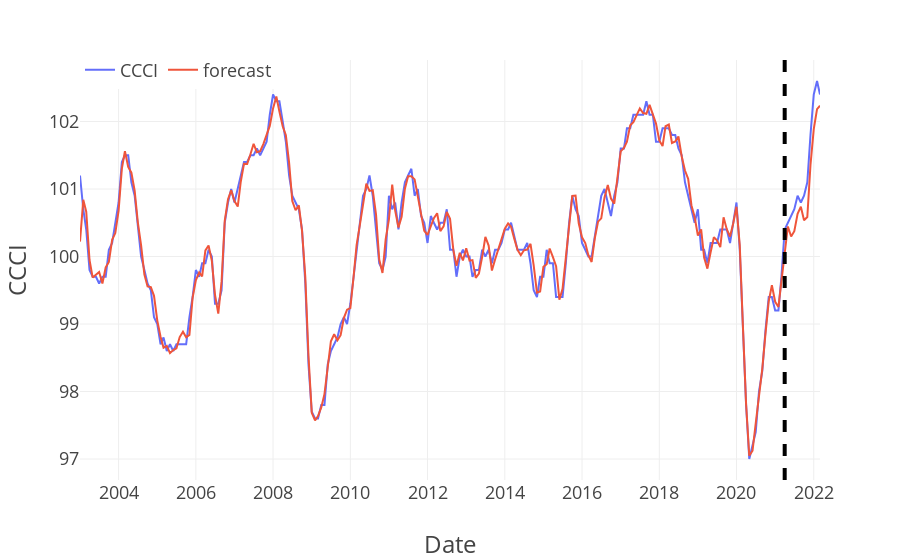

Notebook cell for this chart:
### Markdown cell above
## Plot

### Code cell
fig = px.line(df_out, labels=dict(Date="Date", value=target))
fig.add_vline(x=test_start, line_width=4, line_dash="dash")
fig.update_layout(
    template=plot_template, legend=dict(orientation='h', y=1.02, title_text="")
)
fig.show()

### Figure 1 — Plotly figure (JSON) as saved in the notebook; plotly's stock layout.template omitted (floating-point values rounded to 4 significant figures; data arrays with more than 128 entries replaced by an {"elided": "..."} marker saying what was removed)
{"data": [{"hovertemplate": "variable=CCCI<br>Date=%{x}<br>CCCI=%{y}<extra></extra>", "legendgroup": "CCCI", "line": {"color": "#636efa", "dash": "solid"}, "marker": {"symbol": "circle"}, "mode": "lines", "name": "CCCI", "orientation": "v", "showlegend": true, "type": "scatter", "x": {"elided": "231 str values"}, "xaxis": "x", "y": {"elided": "231 float values"}, "yaxis": "y"}, {"hovertemplate": "variable=forecast<br>Date=%{x}<br>CCCI=%{y}<extra></extra>", "legendgroup": "forecast", "line": {"color": "#EF553B", "dash": "solid"}, "marker": {"symbol": "circle"}, "mode": "lines", "name": "forecast", "orientation": "v", "showlegend": true, "type": "scatter", "x": {"elided": "231 str values"}, "xaxis": "x", "y": {"elided": "231 float values"}, "yaxis": "y"}], "layout": {"legend": {"orientation": "h", "title": {"text": ""}, "tracegroupgap": 0, "y": 1.02}, "margin": {"t": 60}, "shapes": [{"line": {"dash": "dash", "width": 4}, "type": "line", "x0": "2021-04-01", "x1": "2021-04-01", "xref": "x", "y0": 0, "y1": 1, "yref": "y domain"}], "xaxis": {"anchor": "y", "domain": [0, 1], "title": {"text": "Date"}}, "yaxis": {"anchor": "x", "domain": [0, 1], "title": {"text": "CCCI"}}}}
